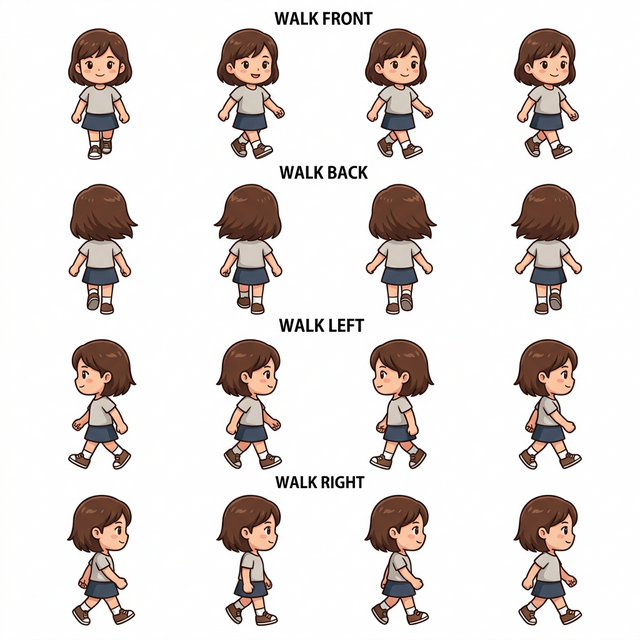
#> input picture assets/player_sheet.png, 640 x 640 px, found by its file name
$ python surgical_fix.py
#> lines starting #> are read from the running program, lines starting #| are printed output that depends on the picture
from PIL import Image, ImageDraw, ImageFilter
import os

def surgical_clean(image_path, rows=4, cols=4, char_type="player"):
#> called with rows = 4, cols = 4, char_type = 'player'
    if not os.path.exists(image_path): return
    img = Image.open(image_path).convert("RGBA")
    w, h = img.size
#> w = 640; h = 640
    tile_w = w // cols
#> tile_w = 160
    tile_h = h // rows
#> tile_h = 160

    output_dir_name = os.path.basename(image_path).replace(".png", "_frames")
    output_dir = os.path.join(os.path.dirname(image_path), output_dir_name)
    os.makedirs(output_dir, exist_ok=True)

    directions = ["front", "back", "left", "right"]

    for r in range(rows):
        dir_name = directions[r] if r < len(directions) else f"row_{r}"
        for c in range(cols):
            # 1. 타일 크롭
            left = c * tile_w
            top = r * tile_h
            right = (c + 1) * tile_w
            bottom = (r + 1) * tile_h
            tile = img.crop((left, top, right, bottom))

            # 2. 텍스트 라벨만 정밀하게 지우기 (상단 약 25픽셀)
            # 캐릭터 머리가 잘리지 않도록 상단 영역만 체크해서 흰색이면 투명화
            draw = ImageDraw.Draw(tile)
            # 보통 상단 15% 정도에 텍스트가 있으므로 그 부분만 흰색으로 덮은 뒤 투명화
            # 하지만 머리카락이 위까지 올라올 수 있으므로 텍스트 영역만 투명박스로 채움
            # DALL-E 텍스트는 보통 중앙 상단에 위치함
            # 안전하게 상단 20픽셀 정도를 체크하여 배경색과 같은 흰색이면 투명하게 날림

            # 3. 플러드 필 (Flood Fill) - 외곽 배경 제거
            # 네 귀퉁이와 상단 모서리들에서 시작
            target_color = (255, 255, 255, 255)
            replacement_color = (255, 255, 255, 0)

            # 이미지 외곽에서 시작하는 모든 흰색(245 이상)을 투명하게
            # thres 30 정도로 배경 노이즈 제거
            for seed in [(0,0), (tile.width-1, 0), (0, tile.height-1), (tile.width-1, tile.height-1), (tile.width//2, 2)]:
                try:
                    ImageDraw.floodfill(tile, seed, replacement_color, thresh=30)
                except:
                    pass

            # 4. 추가: 상단 텍스트 강제 제거 박스 (캐릭터 머리가 닿지 않는 안전 영역)
            # 만약 글자가 여전히 보인다면 이 수치를 조절
            # tile.paste((255,255,255,0), [0, 0, tile.width, 15])

            # 5. 저장
            tile.save(os.path.join(output_dir, f"{dir_name}_{c}.png"))
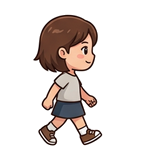
#> tile: PIL image 160x160 RGBA; mean R, G, B, A 228.6, 221.9, 219.2, 56; transparent parts drawn white

ASSETS = "/Users/son-yongseok/aidev/princess-dressup/assets"
surgical_clean(os.path.join(ASSETS, "player_sheet.png"))
surgical_clean(os.path.join(ASSETS, "dog_sheet.png"))
#> call 2 of surgical_clean, with rows = 4, cols = 4, char_type = 'player'
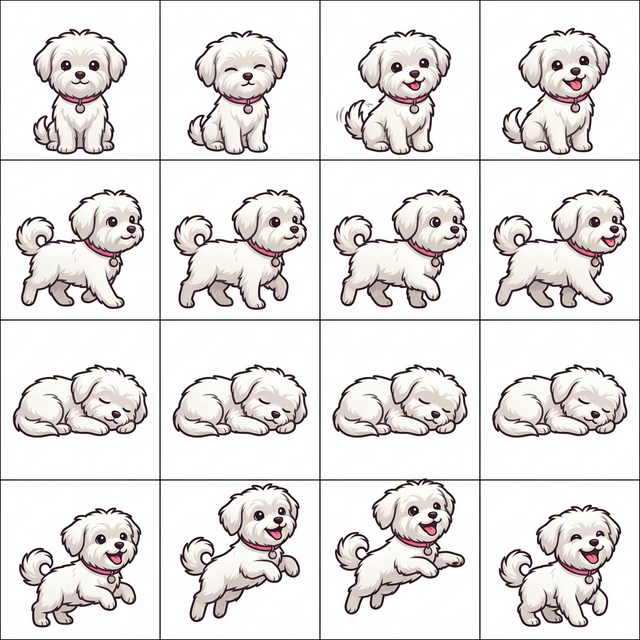
#> input picture assets/dog_sheet.png, 640 x 640 px, found by its file name
#> the loop in surgical_clean (call 2), `for r in range(rows):` made 4 passes
#> pass 1, in surgical_clean (call 2), `tile.save(os.path.join(output_dir, f"{dir_name}_{c}.png"))`:
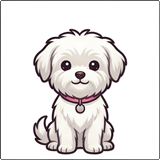
#> saved as front_0.png: PIL image 160x160 RGBA; mean R, G, B, A 230.5, 227.5, 226.8, 93; transparent parts drawn white
#> pass 1, in surgical_clean (call 2), `tile.save(os.path.join(output_dir, f"{dir_name}_{c}.png"))`:
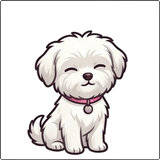
#> saved as front_1.png: PIL image 160x160 RGBA; mean R, G, B, A 232.4, 229.6, 228.8, 91; transparent parts drawn white
#> pass 1, in surgical_clean (call 2), `tile.save(os.path.join(output_dir, f"{dir_name}_{c}.png"))`:
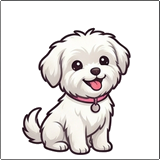
#> saved as front_3.png: PIL image 160x160 RGBA; mean R, G, B, A 229.8, 226.4, 225.7, 96.6; transparent parts drawn white
#> after the loop in surgical_clean (call 2), `for r in range(rows):`:
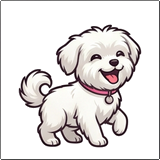
#> tile: PIL image 160x160 RGBA; mean R, G, B, A 227.4, 223.8, 223.2, 102.3; transparent parts drawn white

# 개별 아이템들도 다시 깨끗하게 (단일 이미지용)
def clean_single_item(path):
    if not os.path.exists(path): return
    img = Image.open(path).convert("RGBA")
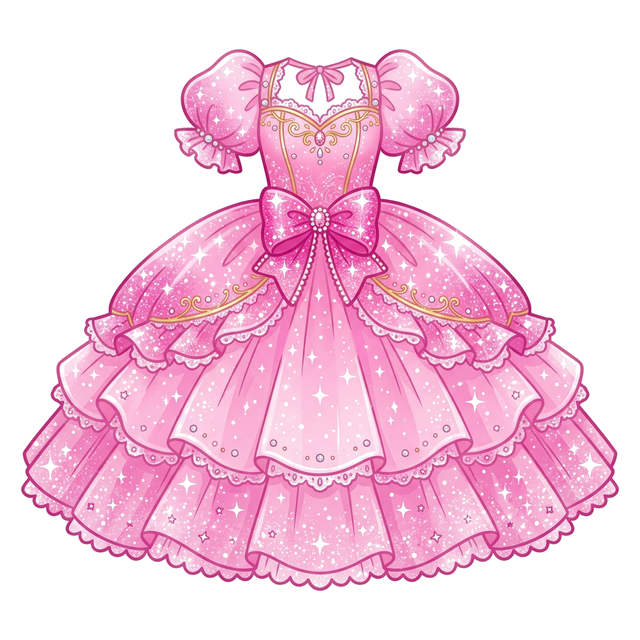
#> input picture assets/pink_dress.png, 640 x 640 px, found by its file name
#> img is the input picture: PIL image 640x640 RGBA; mean R, G, B, A 246.2, 206.3, 226.2, 124
    # 외곽 흰색만 제거
    ImageDraw.floodfill(img, (0,0), (255, 255, 255, 0), thresh=40)
    ImageDraw.floodfill(img, (img.width-1, 0), (255, 255, 255, 0), thresh=40)
    img.save(path)

items = ["pink_dress.png", "yellow_dress.png", "crown.png", "wings.png", "shoes.png"]
for item in items:
    clean_single_item(os.path.join(ASSETS, item))

print("Assets surgically cleaned while preserving white bodies and hair.")
